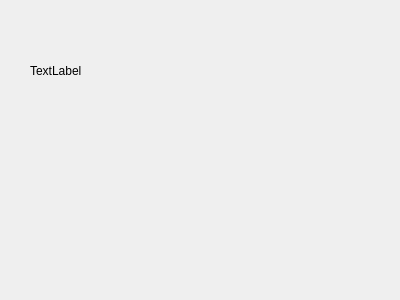
<?xml version="1.0" encoding="UTF-8"?>
<ui version="4.0">
 <class>successDialogs</class>
 <widget class="QDialog" name="successDialogs">
  <property name="geometry">
   <rect>
    <x>0</x>
    <y>0</y>
    <width>400</width>
    <height>300</height>
   </rect>
  </property>
  <property name="windowTitle">
   <string>Dialog</string>
  </property>
  <widget class="QLabel" name="label">
   <property name="geometry">
    <rect>
     <x>30</x>
     <y>30</y>
     <width>91</width>
     <height>81</height>
    </rect>
   </property>
   <property name="text">
    <string>TextLabel</string>
   </property>
  </widget>
 </widget>
 <resources/>
 <connections/>
</ui>
